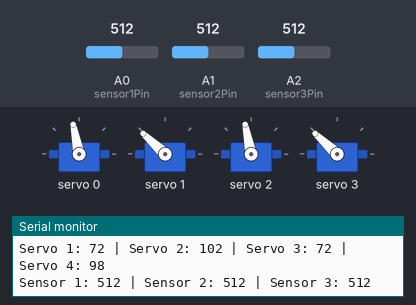
Recording of a sketch running on a simulated Arduino Uno, built with avr-gcc and run on an emulated ATmega328P. Parts: 4 × servo, the last lines printed to the serial monitor. The inputs (shaded band) are chosen by the test bench; at power-on: A1 (sensor2Pin) = 512, A0 (sensor1Pin) = 512, A2 (sensor3Pin) = 512.

Above: at 1.2 s.
1.3 s: A1 (sensor2Pin) set to 574
At 1.37 s:
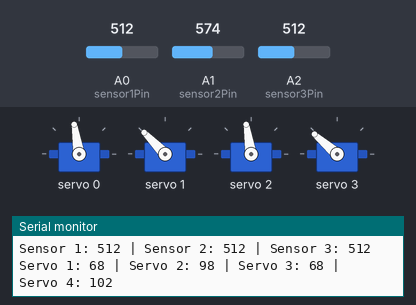
4.3 s: A1 (sensor2Pin) set to 586
At 4.32 s:
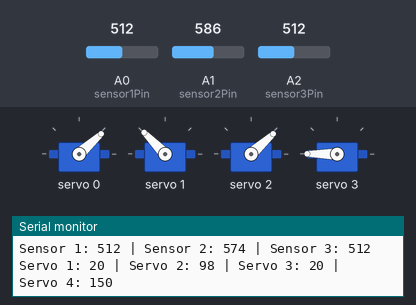
7.3 s: A0 (sensor1Pin) set to 586
10.3 s: A0 (sensor1Pin) set to 602
At 10.52 s:
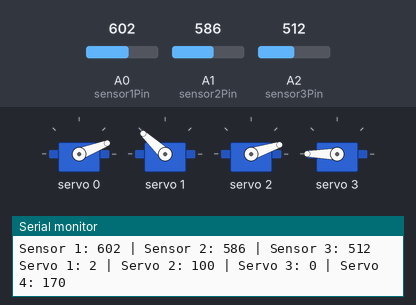
13.3 s: A2 (sensor3Pin) set to 588
16.3 s: A2 (sensor3Pin) set to 602
At 16.48 s:
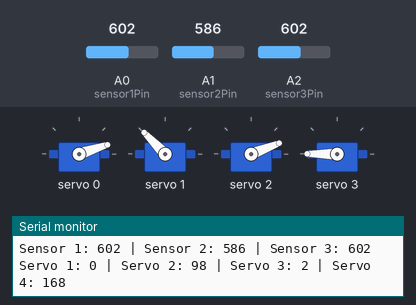
Timing chart, 0 to 20.3 s (numbered marks = the images above; inputs shaded):
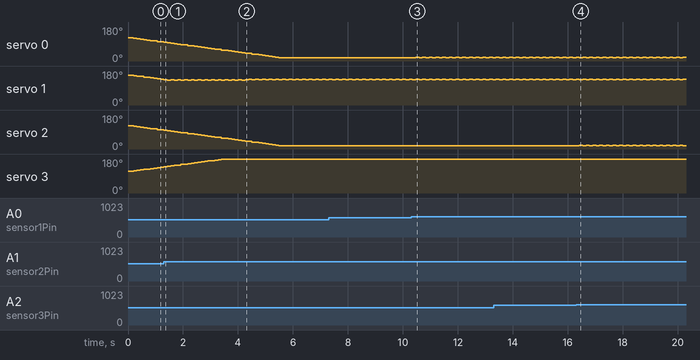

Measured:
- the behaviour switches between 585 and 586 on A1 (sensor2Pin) (found by bisection; images 1 and 2)
- the behaviour switches between 601 and 602 on A0 (sensor1Pin) (found by bisection; images 2 and 3)
- the behaviour switches between 601 and 602 on A2 (sensor3Pin) (found by bisection; images 3 and 4)
- after the input at 10.3 s, servo 0: alternates 21° for 0.12 s and 18° for 0.12 s, starting after 0.17 s
- after the input at 16.3 s, servo 2: alternates 21° for 0.12 s and 18° for 0.12 s, starting after 0.12 s
- by itself, servo 1: alternates 137° for 0.12 s and 134° for 0.12 s

The sketch:

ServoControler.ino
```cpp
#include <Wire.h>
#include <Adafruit_PWMServoDriver.h>

Adafruit_PWMServoDriver pwm = Adafruit_PWMServoDriver();

int sensor1Pin = A0;
int sensor2Pin = A1;
int sensor3Pin = A2;  // NEW sensor 3

#define SERVOMIN 150  // minimum pulse length count
#define SERVOMAX 600  // maximum pulse length count

#define SERVO1_CHANNEL 0
#define SERVO2_CHANNEL 1
#define SERVO3_CHANNEL 2  // NEW
#define SERVO4_CHANNEL 3  // NEW


int currentAngle1 = 90;
int currentAngle3 = 90;
int currentAngle2 = 120;
int currentAngle4 = 90;


void setup() {
  Serial.begin(9600);
  pwm.begin();
  pwm.setPWMFreq(50);  // Standard for servos: 50 Hz
  delay(10);
}

int smoothFlexRead(int pin, int samples = 10) {
  long sum = 0;
  for (int i = 0; i < samples; i++) {
    sum += analogRead(pin);
    delay(2);
  }
  return sum / samples;
}

// Converts degrees (0-180) to PCA9685 pulse
int angleToPulse(int angle) {
  return map(angle, 0, 180, SERVOMIN, SERVOMAX);
}

void loop() {
  int stepSize = 2;       // Smaller = slower movement
  int delayPerStep = 10;  // Delay in ms between steps

  int flexValue1 = smoothFlexRead(sensor1Pin);
  int flexValue2 = smoothFlexRead(sensor2Pin);
  int flexValue3 = smoothFlexRead(sensor3Pin);  // NEW

  Serial.print("Sensor 1: ");
  Serial.print(flexValue1);
  Serial.print(" | Sensor 2: ");
  Serial.print(flexValue2);
  Serial.print(" | Sensor 3: ");
  Serial.println(flexValue3);

  int angle1 = map(flexValue1, 600, 900, 0, 180);
  int angle2 = map(flexValue2, 600, 900, 100, 140);
  int angle3 = map(flexValue3, 600, 900, 0, 180);  // NEW

  angle1 = constrain(angle1, 0, 180);
  angle2 = constrain(angle2, 0, 180);
  angle3 = constrain(angle3, 0, 90);
  int angle4 = 180 - angle3;  // Mirror (opposite) motion


  if (angle1 != currentAngle1) {
    if (angle1 > currentAngle1) currentAngle1 += stepSize;
    else currentAngle1 -= stepSize;
  }

  if (angle2 != currentAngle2) {
    if (angle2 > currentAngle2) currentAngle2 += stepSize;
    else currentAngle2 -= stepSize;
  }

  if (angle3 != currentAngle3) {
    if (angle3 > currentAngle3) currentAngle3 += stepSize;
    else currentAngle3 -= stepSize;
  }

  currentAngle1 = constrain(currentAngle1, 0, 180);
  currentAngle2 = constrain(currentAngle2, 0, 180);
  currentAngle3 = constrain(currentAngle3, 0, 90);
  currentAngle4 = 170 - currentAngle3;
  currentAngle4 = constrain(currentAngle4, 0, 170);


  pwm.setPWM(SERVO1_CHANNEL, 0, angleToPulse(currentAngle1));
  pwm.setPWM(SERVO2_CHANNEL, 0, angleToPulse(currentAngle2));
  pwm.setPWM(SERVO3_CHANNEL, 0, angleToPulse(currentAngle3));
  pwm.setPWM(SERVO4_CHANNEL, 0, angleToPulse(currentAngle4));
  delay(delayPerStep);

Serial.print("Servo 1: ");
Serial.print(currentAngle1);
Serial.print(" | Servo 2: ");
Serial.print(currentAngle2);
Serial.print(" | Servo 3: ");
Serial.print(currentAngle3);
Serial.print(" | Servo 4: ");
Serial.println(currentAngle4);


  delay(20);
}
```
